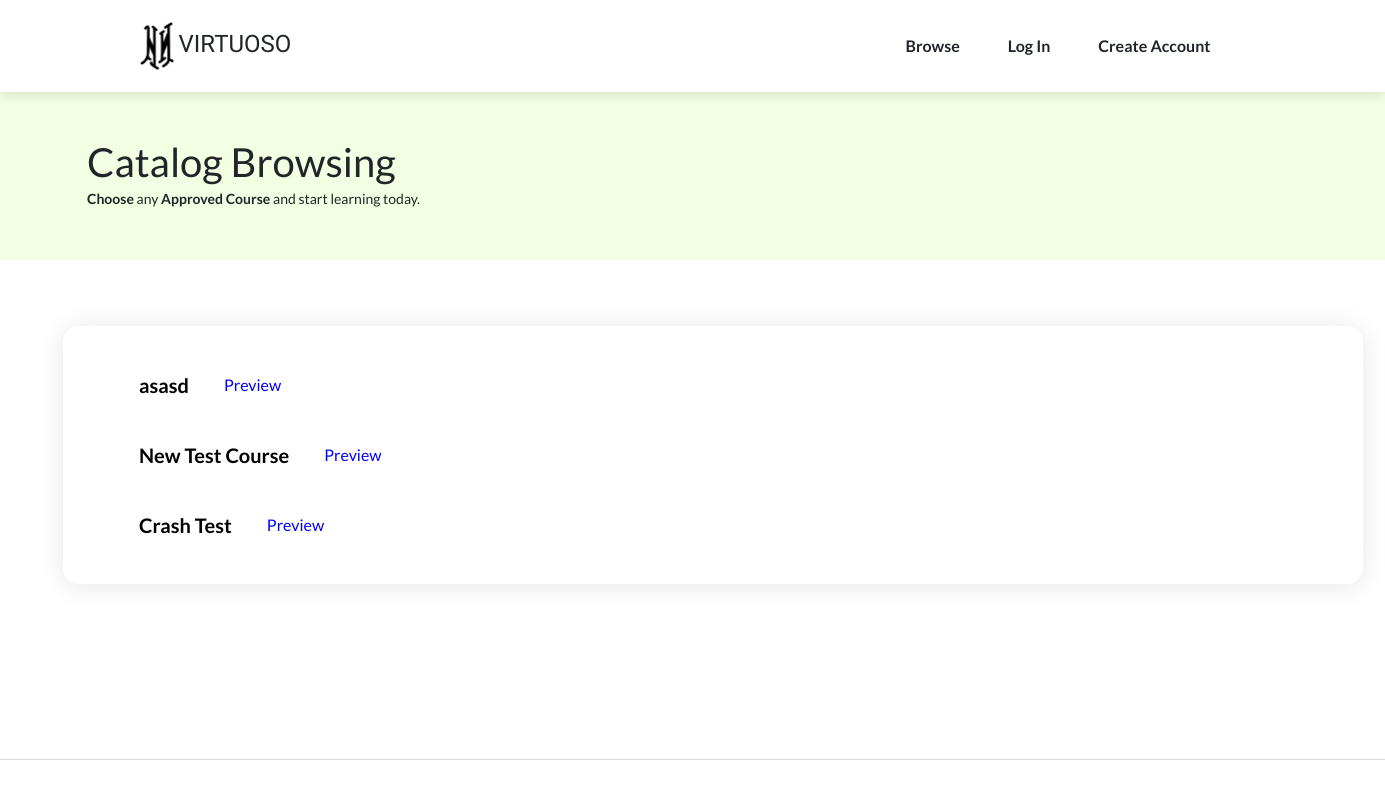
Screenshot of /browse.php with the database file from the repository.
### tables this page shows
CREATE TABLE `course` (
  `course_id` int(11) NOT NULL,
  `course_name` varchar(128) NOT NULL,
  `course_desc` text NOT NULL,
  `t_fid` int(11) NOT NULL,
  `approval_admin_fid` int(11) DEFAULT NULL,
  `course_status` int(1) NOT NULL DEFAULT 0
);

### includes/functions.inc.php (called while the page is built, shortened)
<?php
function checkGlobalCourse($conn) {
    $sql = "SELECT * FROM course";
    $stmt = mysqli_stmt_init($conn);
    if (!mysqli_stmt_prepare($stmt, $sql)){
      echo "<script>alert('Problem connecting to database, please try again later.');</script>";
      exit();
    }
    mysqli_stmt_execute($stmt);
    $resultData = mysqli_stmt_get_result($stmt);
    $rows = [];
    while ($row = mysqli_fetch_assoc($resultData)){
      $rows[] = $row;
    }
    return $rows;
}
function retrieveGlobalCourse($conn) {
      $checkGlobalCourse[] = checkGlobalCourse($conn);
}

### browse.php (the view, shortened to what this page needs)
<?php
  include_once 'header.php';
  require_once 'includes/dbh.inc.php';
  require_once 'includes/functions.inc.php';
  retrieveGlobalCourse($conn);
?>
    <main class="page lanidng-page">
        <section class="editor" style="background: rgba(212,255,162,0.31);">
            <div class="row" style="width: 1300px;margin: auto;">
                <div class="col" style="width: 1300px;margin: auto;">
                    <h1 style="margin: auto;">Catalog Browsing</h1>
                    <div class="row">
                        <div class="col"><small><strong>Choose </strong>any <strong>Approved Course</strong> and start learning today.</small></div>
                    </div>
                </div>
            </div>
        </section>
        <section class="editor">
            <div class="col">
                    <div class="row">
                        <div class="col-xxl-4" style="padding: 0px 0px;padding-top: 16px; width: 1300px;margin: auto;">
                            <div class="row" style="width: 1300px;margin: auto; box-shadow: 0px 2px 26px rgba(0,0,0,.1); padding: 24px 48px; border-radius: 16px;" >
                              <?php
                              if (isset($_SESSION['teacherid'])) {
                                $tempSUBBEDcourseID[] = "";
                              if (isset($_SESSION['learnerid'])){
                                  foreach ($_SESSION["learnerCourse"][0] as $subscribed){
                                    if (empty($subscribed)){
                                      $tempSUBBEDcourseID = "";
                                    } else {
                                      $tempSUBBEDcourseID[] = $subscribed['course_fid'];
                                    }
                                  }
                            }
                              $num=0;
                                foreach ($_SESSION["GlobalCourse"][$num] as $display) {
                                  $tempCourseId = $display['course_id'];
                                  $tempname = $display['course_name'];
                                  $tempdesc = $display['course_desc'];
                                  $tempTFID = $display['t_fid'];
                                  $tempapproved = $display['course_status'];
                                  if ($tempapproved == 1){
                                  echo <<<GFG
                                      <div class="coursetitle" id="coursetitle{$tempCourseId}">
                                        <a class="btn btn-primary listgroupdropMain subjectList" style="font-size: 20px; margin: 14px 0px;"data-bs-toggle="collapse" aria-expanded="false" aria-controls="collapse-{$num}" href="#collapseCourse-{$num}" role="button"><strong>{$tempname}</strong></a>
                                        <input class="simpleTextEdit" type="button" style="margin: 14px 0px; color:blue;" value="Preview" onclick="redirectViewCourse({$tempCourseId})"></input>
                                        <input id= "showFeedbackBox{$tempCourseId}" class="simpleTextEdit" type="button" style="margin: 14px 0px; color:green;" value="Provide Feedback" ></input>
                                        <div id="feedbackBox{$tempCourseId}" class="modal">
                                        <div class="modal-content">
                                          <div>
                                              <h4 style=" padding: 24px; text-align: center !important; display: inline-block;">Feedback for <strong>{$tempname}</strong></h4>
                                              <span style=" display: inline-block;text-align: right; padding: 18px; margin-right: 14px;" id="close{$tempCourseId}" class="close">&times;</span>
                                          </div>
                                          <form style="all: revert; padding: 24px;" method="post" action="includes/feedbacks.inc.php">
                                            <div>
                                                <textarea name="teacherMsg" style="width: 100%; height: 200px;"></textarea>
                                            </div>
                                            <div>
                                                <input type="hidden" name="hiddenCourseID" value="{$tempCourseId}">
                                                <input type="submit" class="btn btn-primary myhover" name="teacherCoursefeedback" style="margin-top: 24px; float: right; border-radius: 7px;background: #1eb53a;"></input>
                                            </div>
                                          </form>
                                        </div>
                                        </div>
                                        <script>
                                              var modal{$tempCourseId} = document.getElementById("feedbackBox{$tempCourseId}");
                                              // Get the button that opens the modal
                                              var show{$tempCourseId} = document.getElementById("showFeedbackBox{$tempCourseId}");
                                              // Get the <span> element that closes the modal
                                              // var close{$tempCourseId} = document.getElementsByClassName("close")[0];
                                              var close{$tempCourseId} = document.getElementById("close{$tempCourseId}");
                                              // When the user clicks on the button, open the modal
                                              show{$tempCourseId}.onclick = function() {
                                                modal{$tempCourseId}.style.display = "block";
                                              }
                                              // When the user clicks on <span> (x), close the modal
                                              close{$tempCourseId}.onclick = function() {
                                                modal{$tempCourseId}.style.display = "none";
                                              }
                                        </script>
                                  GFG;
                                  if (isset($_SESSION['learnerid'])){
                                    if (in_array($tempCourseId, $tempSUBBEDcourseID))
                                    {
                                      echo <<<GFG
                                      <div style="float:right;margin-left:24px; display: inline-block; box-shadow: 0px 4px 26px rgba(0,60,0,.3); border-radius: 20px 20px 20px 20px; background-color: rgba(255,5,0,.3);">
                                            <span>
                                              <input class="simpleTextEdit" type="button"style="color: black;font-size: 18px; margin: 10px 0px !important; padding: 0px 24px; background-color:inherit;" value = "Opt out on course 😢" onclick="redirectRemoveSubscription({$tempCourseId})"></input>
                                            </span>
                                      </div>
                                      <div style="float:right;margin-left:24px; display: inline-block; box-shadow: 0px 4px 26px rgba(0,60,0,.3); border-radius: 20px 20px 20px 20px; background-color: rgba(222,200,0,.3);">
                                            <span>
                                              <p style="font-size: 18px; margin: 14px 0px !important; padding: 0px 60px;"> You are subscribed to this course!</p>
                                            </span>
                                      </div>
                                      GFG;
                                    } else {
                                      echo <<<GFG
                                            <input class="simpleTextEdit" type="button" style="margin: 14px 0px; color:green;" value="I WANT THIS" onclick="redirectLearnerSubscribe({$tempCourseId})"></input>
                                      GFG;
                                    }
                                  }
                                  echo <<<GFG
                                          <div class="collapse" id="collapseCourse-{$num}">
                                  GFG;
                                    $subsnum = 0;
                                    foreach ($_SESSION["GlobalCourseSubtopics"] as $coursesubsDisp){
                                      $tempinnercourse = $coursesubsDisp[$subsnum]['course_fid'];
                                      if($tempCourseId == $tempinnercourse){
                                        $innercount = 0;
                                        foreach ($coursesubsDisp as $count) {
                                          $tempSubname = $count['sub_name'];
                                          echo <<<GFG
                                              <div class="singleTopicRow" id="singleTopicRow{$subsnum}">
                                                <a class="btn btn-primary listgroupdropMain TopicList" style="padding-top: 0px; padding-bottom: 2px;margin-left: 24px; margin-top: 0px; margin-bottom: 12px;" data-bs-toggle="collapse" aria-expanded="false" aria-controls="collapse-{$subsnum}" href="#collapseTopic-{$subsnum}" role="button">{$tempSubname}</a>
                                          GFG;
                                          echo <<<GFG
                                                  </div>
                                          GFG;
                                          $innercount += 1;
                                        }
                                        $subsnum +=1;
                                        }
                                    }
                                 echo <<<GFG
                                          </div>
                                      </div>
                                  GFG;
                                  $num += 1;
                                }
                              }
                            } else {
                            $num=0;
                              foreach ($_SESSION["GlobalCourse"][$num] as $display) {
                                $tempCourseId = $display['course_id'];
                                $tempname = $display['course_name'];
                                $tempapproved = $display['course_status'];
                                if ($tempapproved == 1){
                                echo <<<GFG
                                    <div class="coursetitle" id="coursetitle{$tempCourseId}">
                                      <a class="btn btn-primary listgroupdropMain subjectList" style="font-size: 20px; margin: 14px 0px;"data-bs-toggle="collapse" aria-expanded="false" aria-controls="collapse-{$num}" href="#collapseCourse-{$num}" role="button"><strong>{$tempname}</strong></a>
                                      <input class="simpleTextEdit" type="button" style="margin: 14px 0px; color:blue;" value="Preview" onclick="redirectViewCourse({$tempCourseId})"></input>
                                GFG;
                                echo <<<GFG
                                        <div class="collapse" id="collapseCourse-{$num}">
                                GFG;
                               echo <<<GFG
                                        </div>
                                    </div>
                                GFG;
                                $num += 1;
                              }
                            }
                              }
                               ?>
                            </div>
                        </div>
                    </div>
            </div>
        </section>
        <section class="portfolio-block skills" style="padding: 50px 75px;padding-top: 75px;"></section>
        <section class="portfolio-block block-intro" style="padding: 50px 75px;padding-top: 0px;"></section>
    </main>
</body>
</html>

### assets/css/Login-Form-Dark.css (style rules this page uses)
.listgroupdropMain { border-radius: 0px; background: rgba(14,160,255,0); color: rgb(0,0,0); border-width: 0px; margin: 8px 0px; }
.editor { padding: 50px 75px; padding-bottom: 50px; }
.simpleTextEdit { display: inline-block; padding: 6px 16px; margin-top: -8px; margin-bottom: 6px; height: 36px; color: orange; background: #FFFFFF; border: 0px; vertical-align: middle; cursor: pointer; }

### assets/css/Sidebar-Menu-1.css (style rules this page uses)
body { overflow-x: hidden; }

### rows the page displays
course: course_name "asasd"
course: course_name "New Test Course"
course: course_name "Crash Test"
